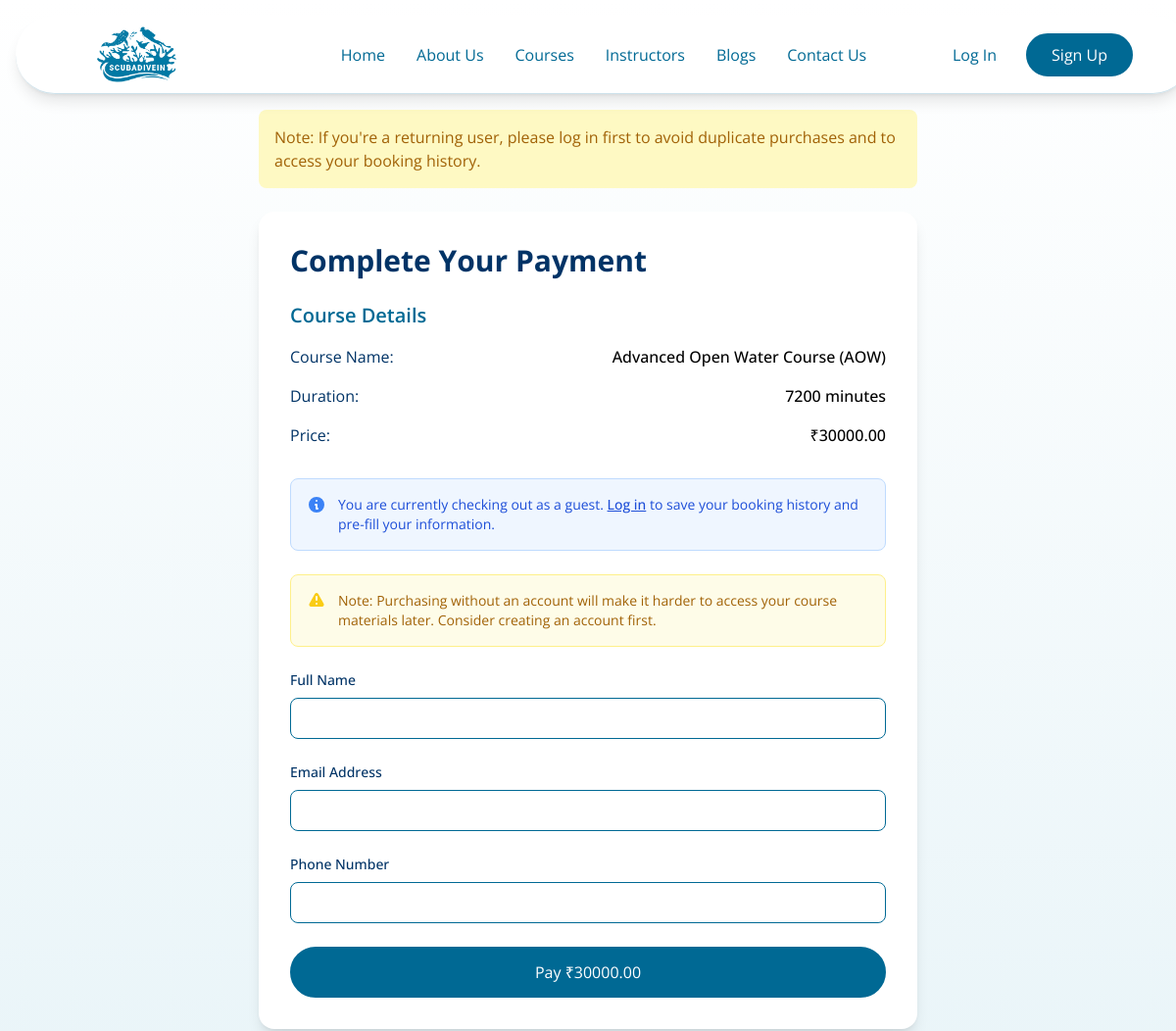
The page /payment/guest-checkout/?service_id=10 (upper part) on the database as committed earlier.
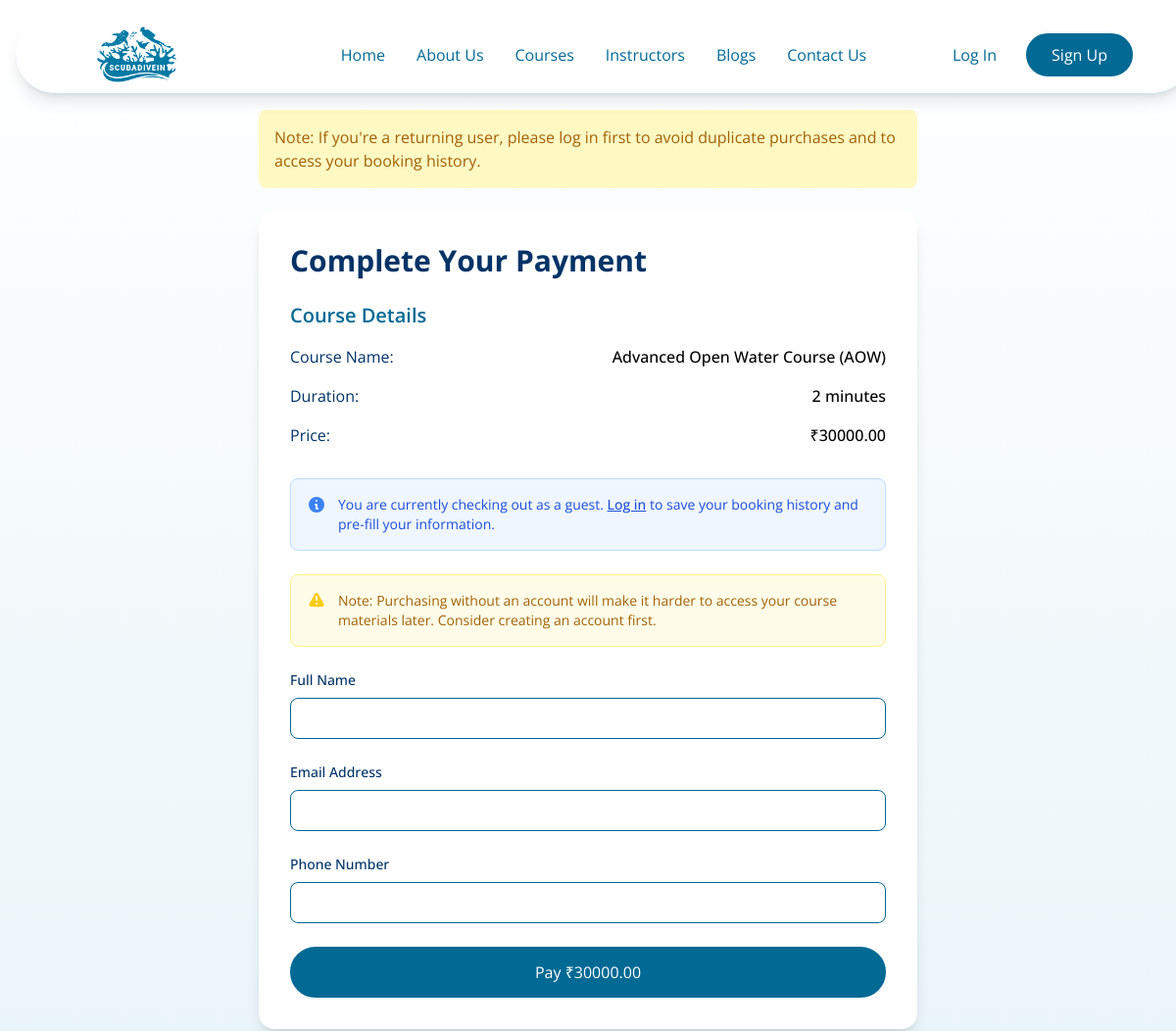
The same page on the database as committed later.
### mainSite/models.py (models this page shows, shortened)
class DivingService(models.Model):
    DIFFICULTY_CHOICES = (
        ('beginner', 'Beginner'),
        ('intermediate', 'Intermediate'),
        ('advanced', 'Advanced'),
    )
    DURATION_UNIT_CHOICES = (
        ('minutes', 'Minutes'),
        ('hours', 'Hours'),
        ('days', 'Days'),
    )
    name = models.CharField(max_length=200, db_index=True)
    slug = models.SlugField(unique=True, db_index=True)
    category = models.ForeignKey(ServiceCategory, on_delete=models.CASCADE, related_name='services')
    short_description = models.CharField(max_length=255)
    description = models.TextField()
    price = models.DecimalField(max_digits=10, decimal_places=2, db_index=True, help_text="Base price or starting price")
    duration = models.PositiveIntegerField(help_text="Base duration value")
    duration_unit = models.CharField(max_length=10, choices=DURATION_UNIT_CHOICES, default='minutes', help_text="Unit for the duration")
    max_participants = models.PositiveIntegerField(help_text="Maximum number of participants", default=4)
    difficulty_level = models.CharField(max_length=20, choices=DIFFICULTY_CHOICES, default='beginner')
    included_items = models.TextField(blank=True, help_text="Base items included in the service, one per line")
    requirements = models.TextField(blank=True, help_text="Base requirements for this service, one per line")
    featured_image = ImageKitField(folder_name='service_images', max_length=500, blank=True, null=True)
    is_featured = models.BooleanField(default=False, db_index=True)
    is_active = models.BooleanField(default=True, db_index=True)
    created_at = models.DateTimeField(auto_now_add=True, db_index=True)
    updated_at = models.DateTimeField(auto_now=True)
    variations = models.JSONField(blank=True, null=True, help_text='Course variations stored as JSON. Format: [{"id": "str", "name": "str", "price": float, "duration": int, "max_participants": int}]')
    class Meta:
        ordering = ['name']
        verbose_name = 'Diving Service'
        verbose_name_plural = 'Diving Services'

### mainSite/views.py (the view, shortened to what this page needs)
# urls.py: path('payment/guest-checkout/', views.guest_checkout, name='guest_checkout'),
def guest_checkout(request):
    logger = logging.getLogger(__name__)
    service_id = request.GET.get('service_id')
    event_id = request.GET.get('event_id')
    variation_id = request.GET.get('variation_id')
    price = request.GET.get('price')  # Get price from URL
    if not service_id and not event_id:
        return redirect('coursesPage')
    if service_id:
        service = get_object_or_404(DivingService, id=service_id, is_active=True)
        variation = None
        context = {
            'service': service,
            'variation': variation,
            'booking_type': 'course',
            'is_authenticated': False,
            'warning_message': "Note: Purchasing without an account will make it harder to access your course materials later. Consider creating an account first."
        }
    messages.warning(
        request,
        "Note: If you're a returning user, please log in first to avoid duplicate purchases and to access your booking history."
    )
    return render(request, 'mainSite/initiate_payment.html', context)

### mainSite/utils/imagekit_field.py (called while the page is built)
    def get_internal_type(self):
        return 'CharField'

    def from_db_value(self, value, expression, connection):
        if value is None:
            return value
        return value

### templates/mainSite/initiate_payment.html (shortened to what the changed rows need)
{% extends '../base.html' %}
{% load static %}
{% block content %}
<section class="px-[5%] py-16 md:py-24 lg:py-28 bg-gradient-to-b from-white to-wave">
  <div class="container mx-auto">
    <div class="max-w-2xl mx-auto">
      <div class="bg-white rounded-2xl shadow-lg p-8">
        <h1 class="text-3xl font-bold text-deep-blue mb-6">Complete Your Payment</h1>
        <div class="mb-8">
          <h2 class="text-xl font-semibold text-ocean-blue mb-4">{% if service %}Course Details{% else %}Event Details{% endif %}</h2>
          <div class="space-y-4">
            <div class="flex justify-between">
              <span class="text-deep-blue">{% if service %}Course Name{% else %}Event Name{% endif %}:</span>
              <span class="font-medium">{% if service %}{{ service.name }}{% else %}{{ event.name }}{% endif %}</span>
            </div>
            <div class="flex justify-between">
              <span class="text-deep-blue">Duration:</span>
              <span class="font-medium">{% if service %}{{ service.duration }}{% else %}{{ event.duration }}{% endif %} minutes</span>
            </div>
            <div class="flex justify-between">
              <span class="text-deep-blue">Price:</span>
              <span class="font-medium">₹{% if service %}{% if variation %}{{ variation.price }}{% else %}{{ service.price }}{% endif %}{% else %}{{ event.price }}{% endif %}</span>
            </div>
          </div>
        </div>
        <form id="payment-form" class="space-y-6">
          <div>
            <label for="name" class="block text-sm font-medium text-deep-blue mb-2">Full Name</label>
            <input type="text" id="name" name="name" required
              class="w-full px-4 py-2 border border-ocean-blue rounded-lg focus:ring-2 focus:ring-ocean-blue focus:border-transparent">
          </div>
          <div>
            <label for="email" class="block text-sm font-medium text-deep-blue mb-2">Email Address</label>
            <input type="email" id="email" name="email" required
              class="w-full px-4 py-2 border border-ocean-blue rounded-lg focus:ring-2 focus:ring-ocean-blue focus:border-transparent">
          </div>
          <div>
            <label for="phone" class="block text-sm font-medium text-deep-blue mb-2">Phone Number</label>
            <input type="tel" id="phone" name="phone" required
              class="w-full px-4 py-2 border border-ocean-blue rounded-lg focus:ring-2 focus:ring-ocean-blue focus:border-transparent">
          </div>
          <button type="submit" id="pay-button"
            class="w-full rounded-full inline-flex gap-3 items-center justify-center whitespace-nowrap transition-all duration-200 ease-in-out disabled:pointer-events-none disabled:opacity-50 focus-visible:outline-none border-2 border-ocean-blue bg-ocean-blue text-white hover:bg-white hover:text-ocean-blue px-6 py-3">
            Pay ₹{% if service %}{% if variation %}{{ variation.price }}{% else %}{{ service.price }}{% endif %}{% else %}{{ event.price }}{% endif %}
          </button>
        </form>
      </div>
    </div>
  </div>
</section>
{% endblock %}

Rows that differ between the two databases and show on the page:
changed DivingService "Advanced Open Water Course (AOW)": duration "7200" → "2"
